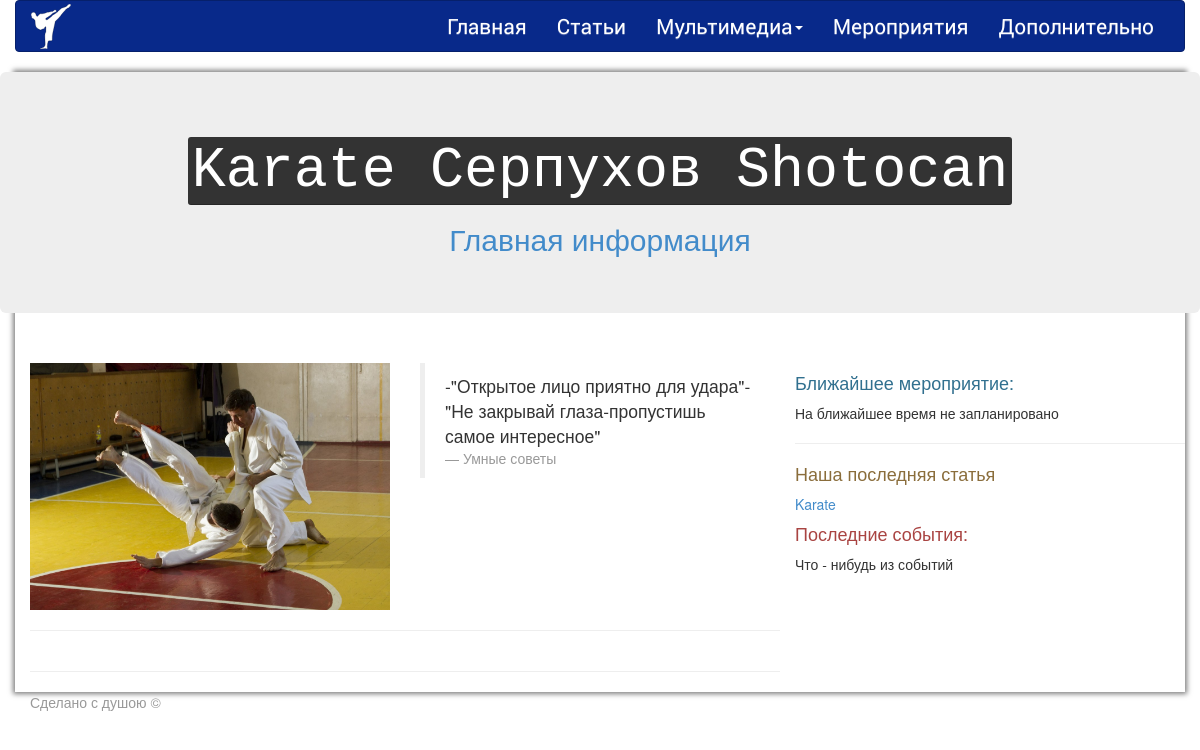
Before: /index/ with the older database file.
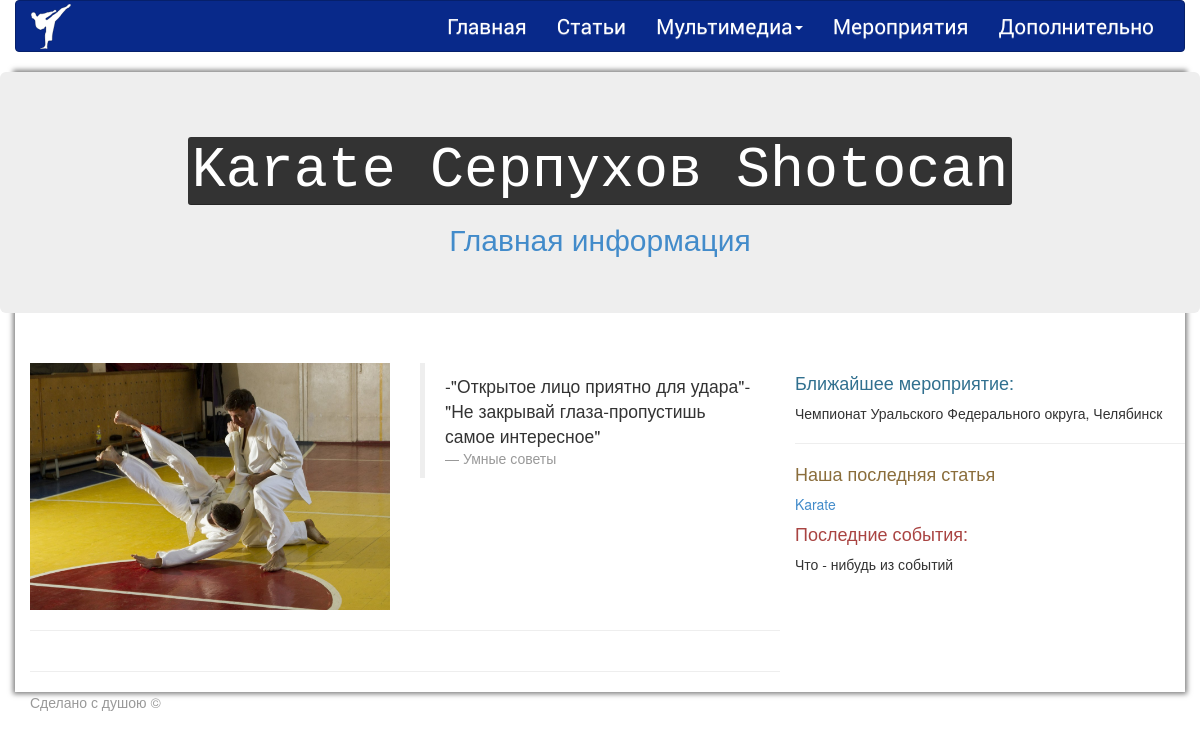
After: the same page with the newer database file.
### karate/models.py (models this page shows, shortened)
class Articles(models.Model):
    name = models.CharField(max_length=100, verbose_name='Название')
    dc = models.DateTimeField(auto_now_add=True, verbose_name='Дата создания статьи')
    short_text = models.CharField(max_length=255, verbose_name='Краткое содержание')
    text = models.TextField(verbose_name='Текст статьи')
    class Meta:
        verbose_name = 'Статью'
        verbose_name_plural = 'Статьи'

class PlanOfEvents(models.Model):
    date = models.DateField(verbose_name="Дата мероприятия")
    name = models.CharField(max_length=155, verbose_name='Название мероприятия')
    sity = models.CharField(max_length=100, verbose_name='Город')
    place = models.CharField(max_length=100, blank=True, verbose_name='Место провидения')
    time = models.TimeField(blank=True, verbose_name='Время начала')
    additionally = models.CharField(max_length=255, blank=True, verbose_name='Дополнительная информация')
    class Meta:
        verbose_name = 'Мероприятия'
        verbose_name_plural = 'Мероприятия'

### core/views.py (the view)
# urls.py: url(r'^index/$', 'index', name='index'),
def index(request):
    c = {}
    yesterday = datetime.date.today() - datetime.timedelta(days=1)
    events = PlanOfEvents.objects.filter(date__gte=yesterday).order_by('date')
    if events:
        c['events'] = events[0]
    last_article = Articles.objects.order_by('-dc')
    if last_article:
        c['last_article'] = last_article[0]
    return render(request, 'core/index.html', c)

### core/templates/core/index.html (shortened to what this page needs)
{% extends 'core/base.html' %}
{% block full_content %}
    <div class="row">
        <div class="jumbotron">
            <h1 class="text-primary text-center" id="karate_title"><kbd>Karate Серпухов Shotocan</kbd></h1>
            <h2 class="text-primary text-center"> Главная информация </h2>
        </div>
    </div>
    {{ block.super }}
{% endblock %}
{% block content %}
    <div class="row">
        <div class="col-xs-6">
            <img src="{{ STATIC_URL }}core/images/katenev.jpg" width="100%">
        </div>
        <div class="col-xs-6">
            <blockquote>
                -"Открытое лицо приятно для удара"-"Не закрывай глаза-пропустишь самое интересное"
                <footer>Умные советы</footer>
            </blockquote>
        </div>
    </div>
    <hr/>
    <hr/>
{% endblock %}
{% block sidebar %}
    <div class="row">
        <div>
            <a href="{% url 'plan_of_events_list' %}"><h4 class="text-info">Ближайшее мероприятие:</h4></a>
            {% if events %}
                {{ events.name }}
            {% else %}
                На ближайшее время не запланировано
            {% endif %}
            <hr>
            {% if last_article %}
                <a href="{% url 'article_list' %}"><h4 class="text-warning">Наша последняя статья</h4></a>
                <a href="{% url 'article-detail' last_article.pk %}">{{ last_article.name }}</a>
            {% endif %}
            <h4 class="text-danger"> Последние события: </h4>
            Что - нибудь из событий
        </div>
    </div>
{% endblock %}

### core/templates/core/base.html (shortened to what this page needs)
<html lang="ru">
<head>
    <link href="{{ STATIC_URL }}core/bootstrap/css/bootstrap.min.css" rel="stylesheet" type="text/css"/>
    <link href="{{ STATIC_URL }}core/bootstrap/css/bootstrap-theme.min.css" rel="stylesheet" type="text/css"/>
    <link href="{{ STATIC_URL }}core/css/main.css" rel="stylesheet" type="text/css">
</head>
<body>
<header>
    <div class="container">
        <div class="row">
            <nav class="navbar navbar-custom">
                <div class="container-fluid">
                    <div class="navbar-header">
                        <a href="#"><img src="{{ STATIC_URL }}core/images/karate-logo.svg" id="logo"></a>
                    </div>
                    <div class="collapse navbar-collapse" id="menu">
                        <ul class="nav navbar-nav navbar-right">
                            <li><a href="{% url 'index' %}">Главная</a></li>
                            <li><a href="{% url 'article_list' %}">Статьи</a></li>
                            <li class="dropdown">
                                <a class="dropdown-toggle" data-toggle="dropdown" role="button">
                                    Мультимедиа<span class="caret"></span>
                                </a>
                            </li>
                            <li><a href="{% url 'plan_of_events_list' %}">Мероприятия</a></li>
                            <li><a href="{% url 'additionally' %}">Дополнительно</a></li>
                        </ul>
                    </div>
                </div>
            </nav>
        </div>
    </div>
</header>
<div class="container drop-shadow">
    {% block full_content %}
        <div class="col-lg-12">
        </div>
        <div class="col-lg-8">
            <article>
                {% block content %}{% endblock content %}
                {% if form_post %}
                        {% load crispy_forms_tags %}
                {% endif %}
            </article>
        </div>
        <div class="col-lg-4">
            <aside>
                {% block sidebar %}{% endblock sidebar %}
            </aside>
        </div>
    {% endblock full_content %}
</div>
{% load crispy_forms_tags %}
<footer class="footer">
    <div class="container">
        <p class="text-muted">Сделано с душою &copy;</p>
    </div>
</footer>
</body>
</html>

### core/static/core/css/main.css (style rules this page uses)
html { overflow-y: scroll; }
#logo { margin-top: 3px; width: 40px; }
.navbar-custom { background-color: #08298a; border-color: #06206b; }
.navbar-custom .navbar-nav > li > a { color: #ffffff; font-size: 1.5em; font-family: Roboto, serif; }
.navbar-custom .navbar-collapse, .navbar-custom .navbar-form { border-color: #061f68; }
.navbar-custom .navbar-nav > .dropdown > a .caret { border-top-color: #ffffff; border-bottom-color: #ffffff; }
@media (min-width: 992px) { .drop-shadow { -webkit-box-shadow: 0 0 5px 2px rgba(0, 0, 0, .5); box-shadow: 0 0 5px 2px rgba(0, 0, 0, .5); } }
@media (min-width: 992px) { .container.drop-shadow { padding-left: 0; padding-right: 0; } }

Changed rows visible on the page:
added PlanOfEvents: name "Чемпионат Уральского Федерального округа, Челябинск"
Other visible differences:
text no longer shown: "На ближайшее время не запланировано"
